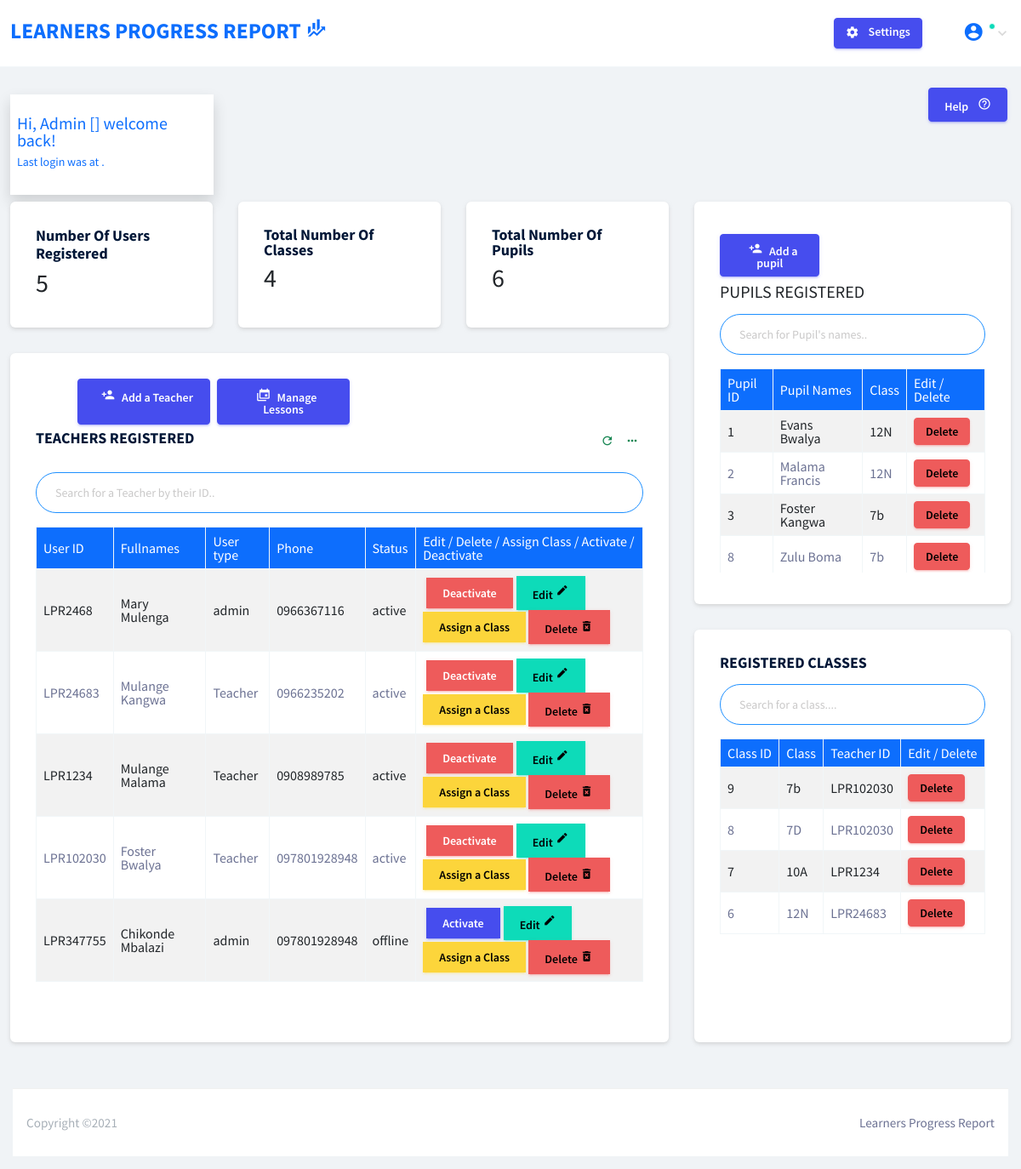
/template/index.php (signed in), run on the app's committed database.
### tables this page shows
CREATE TABLE IF NOT EXISTS `users` (
  `user_id` int(11) NOT NULL AUTO_INCREMENT,
  `user_log_id` varchar(255) NOT NULL,
  `fullnames` varchar(255) NOT NULL,
  `phone` varchar(255) NOT NULL,
  `password` varchar(255) NOT NULL,
  `user_type` varchar(255) NOT NULL,
  `status` varchar(20) NOT NULL,
  PRIMARY KEY (`user_id`)
);

CREATE TABLE IF NOT EXISTS `pupils` (
  `pupil_id` int(11) NOT NULL AUTO_INCREMENT,
  `pupil_name` varchar(255) NOT NULL,
  `class` varchar(10) NOT NULL,
  PRIMARY KEY (`pupil_id`)
);

CREATE TABLE IF NOT EXISTS `class` (
  `class_id` int(11) NOT NULL AUTO_INCREMENT,
  `teacher_id` varchar(11) NOT NULL,
  `class` varchar(11) NOT NULL,
  PRIMARY KEY (`class_id`)
);

### template/index.php (the view, shortened to what the rows shown need)
<?php
  require "./processing/db_config.php";
  if (!$_SESSION['userid']) {
    header("location: ../index.php?login=you_nned_to_login");
  }else{
?>
<!DOCTYPE html>
<html lang="en">
  <head>
    <link rel="stylesheet" href="vendors/mdi/css/materialdesignicons.min.css">
    <link rel="stylesheet" href="vendors/base/vendor.bundle.base.css">
    <link rel="stylesheet" href="css/style.css">
  </head>
  <body>
    <div class="container-scroller">
		<div class="container-fluid page-body-wrapper">
			<div class="main-panel">
				<div class="content-wrapper">
					<div class="row">
						<div class="col-sm-8 flex-column d-flex stretch-card">
							<div class="row">
								<div class="col-lg-4 d-flex grid-margin stretch-card">
									<div class="card">
										<div class="card-body ">
                      <?php
                      $total_no_Teachers = "SELECT * FROM users";
                      $num_teachers = mysqli_query($conn_db, $total_no_Teachers);
                      $total_num = mysqli_num_rows($num_teachers);
                      ?>
											<h2 class="text-dark mb-2 font-weight-bold"><?php echo $total_num; ?></h2>
										</div>
									</div>
								</div>
								<div class="col-lg-4 d-flex grid-margin stretch-card">
									<div class="card ">
										<div class="card-body">
											 <?php
                        require "./processing/db_config.php";
                      $total_no_classes = "SELECT * FROM class";
                      $num_classes = mysqli_query($conn_db, $total_no_classes);
                      $total_num1 = mysqli_num_rows($num_classes);
                      ?>
                      <h2 class="text-dark mb-2 font-weight-bold"><?php echo $total_num1; ?></h2>
										</div>
									</div>
								</div>
								<div class="col-lg-4 d-flex grid-margin stretch-card">
									<div class="card ">
										<div class="card-body">
                      <?php
                       require "./processing/db_config.php";
                      $total_no_pupils = "SELECT * FROM pupils";
                      $num_pupils = mysqli_query($conn_db, $total_no_pupils);
                      $total_num2 = mysqli_num_rows($num_pupils);
                       ?>
                        <h2 class="text-dark mb-2 font-weight-bold"><?php echo $total_num2; ?></h2>
										</div>
									</div>
								</div>
							</div>
							<div class="row">
								<div class="col-sm-12 grid-margin d-flex stretch-card">
									<div class="card">
										<div class="card-body">
											<div>
                        <div class="table-responsive" style="height: 36rem;">
                        <table class="table table-bordered table-striped table-hover rounded" id="teacherTable">
                          <thead class="bg-primary text-white">
                            <tr>
                              <th>User ID</th>
                               <th>Fullnames</th>
                              <th>User type</th>
                              <th>Phone</th>
                              <th>Status</th>
                              <th>Edit / Delete / Assign Class / Activate / Deactivate</th>
                            </tr>
                          </thead>
                          <tbody>
                            <?php
                             require "./processing/db_config.php";
                             $get_teachers = "SELECT * FROM users";
                               $query_get_teachers = mysqli_query($conn_db, $get_teachers);
                             if ($query_get_teachers) {
                               if (mysqli_num_rows($query_get_teachers) == null || mysqli_num_rows($query_get_teachers) == 0) {
                                 echo '<tr>
                                      <td>Empty</td>
                                      <td>Empty</td>
                                      <td>Empty</td>
                                      <td>Empty</td>
                                      <td>Empty</td>
                                      <td>
                                      Empty
                                      Empty
                                    </td>
                                    </tr>';
                               }else{
                                while ($row_get_teachers = mysqli_fetch_array($query_get_teachers)) {
                                 echo '<tr>
                                      <td>'.$row_get_teachers["user_log_id"].'</td>
                                       <td>'.$row_get_teachers["fullnames"].'</td>
                                      <td>'.$row_get_teachers["user_type"].'</td>
                                      <td>'.$row_get_teachers["phone"].'</td>
                                      <td>'.$row_get_teachers["status"].'</td>
                                      <td>';
                                      if ($row_get_teachers["status"] == "offline") {
                                       echo '<a href="./processing/activate.php?id='.$row_get_teachers["user_log_id"].'" class="btn btn-primary rounded-0 mx-1">Activate </a>';
                                      }else{
                                        echo '<a href="./processing/deactivate.php?id='.$row_get_teachers["user_log_id"].'" class="btn btn-danger text-white  rounded-0 mx-1">Deactivate</a>';
                                      }
                                  echo '<a href="./pages/forms/add_teacher.php?id='.$row_get_teachers["user_log_id"].'" class="btn btn-success rounded-0">Edit <i class="mdi mdi-border-color"></i></a>
                                       <button class="btn btn-warning rounded-0" value="'.$row_get_teachers["user_log_id"].'"  data-toggle="modal" data-target="#childDetails" onclick="getUserId(this.value)">Assign a Class</button>
                                      <a href="./processing/delete_teacher.php?id='.$row_get_teachers["user_log_id"].'" class="btn btn-danger rounded-0"> Delete <i class="mdi mdi-delete-forever"></i></a>
                                    </td>
                                    </tr>';
                               }
                               }
                             }else{
                              echo "Error :".mysqli_error($conn_db);
                             }
                            ?>
                          </tbody>
                        </table>
                        </div>
                      </div>
										</div>
									</div>
								</div>
							</div>
						</div>
						<div class="col-sm-4 flex-column d-flex stretch-card">
							<div class="row flex-grow">
								<div class="col-sm-12 grid-margin stretch-card">
									<div class="card">
										<div class="card-body">
                      <div class="table-responsive" style="height: 15rem;">
                        <table class="table table-bordered table-striped table-hover rounded" id="pupilTable">
                        <thead class="bg-primary text-white">
                         <tr>
                            <th>Pupil ID</th>
                          <th>Pupil Names</th>
                          <th>Class </th>
                          <th>Edit / Delete</th>
                         </tr>
                        </thead>
                        <tbody>
                          <?php
                          require "./processing/db_config.php";
                          $get_pupils = "SELECT * FROM pupils ";
                          $num_pupils = mysqli_query($conn_db, $get_pupils);
                          if ($num_pupils) {
                            if (mysqli_num_rows($num_pupils) == null || mysqli_num_rows($num_pupils) == 0) {
                              echo ' <tr>
                                       <td>Empty</td>
                                        <td>Empty</td>
                                        <td>Empty</td>
                                         <td>
                                        Empty
                                         </td>
                                         </tr>';
                            }else{
                              while ($row_get_pupils = mysqli_fetch_array($num_pupils)) {
                                echo ' <tr>
                                       <td>'.$row_get_pupils["pupil_id"].'</td>
                                        <td>'.$row_get_pupils["pupil_name"].'</td>
                                        <td>'.$row_get_pupils["class"].'</td>
                                         <td>
                                        <a href="./processing/delete_pupil.php?id='.$row_get_pupils["pupil_id"].'" class="btn btn-danger btn-sm">Delete</a>
                                         </td>
                                         </tr>';
                              }
                            }
                          }else{
                            echo "Error : ".mysqli_error($conn_db);
                          }
                          ?>
                        </tbody>
                      </table>
                      </div>
										</div>
									</div>
								</div>
								<div class="col-sm-12 grid-margin stretch-card">
									<div class="card">
										<div class="card-body">
                      <div class="table-responsive" style="height: 20rem;">
                        <table class="table table-bordered table-striped table-hover rounded" id="classTable">
                        <thead class="bg-primary text-white">
                          <th>Class ID</th>
                          <th>Class</th>
                          <th>Teacher ID</th>
                          <th>Edit / Delete</th>
                        </thead>
                        <?php
                          require "./processing/db_config.php";
                          $get_class = "SELECT * FROM class";
                          $num_class = mysqli_query($conn_db, $get_class);
                          if ($num_class) {
                            if (mysqli_num_rows($num_class) == null || mysqli_num_rows($num_class) == 0) {
                              echo ' <tr>
                                       <td>Empty</td>
                                        <td>Empty</td>
                                         <td>
                                        Empty
                                         </td>
                                         </tr>';
                            }else{
                              while ($row_get_class = mysqli_fetch_array($num_class)) {
                                echo ' <tr>
                                       <td>'.$row_get_class["class_id"].'</td>
                                       <td>'.$row_get_class["class"].'</td>
                                        <td>'.$row_get_class["teacher_id"].'</td>
                                         <td>
                                        <a href="./processing/delete.php?id='.$row_get_class["class_id"].'" class="btn btn-danger btn-sm">Delete</a>
                                         </td>
                                         </tr>';
                              }
                            }
                          }else{
                            echo "Error : ".mysqli_error($conn_db);
                          }
                          ?>
                      </table>
                      </div>
										</div>
									</div>
								</div>
							</div>
						</div>
					</div>
				</div>
			</div>
		</div>
    </div>
  </body>
</html>
<?php
  }
?>

### data on the page
users: user_log "LPR2468", fullnames "Mary Mulenga", user_type "admin", phone "0966367116", status "active"
users: user_log "LPR24683", fullnames "Mulange Kangwa", user_type "Teacher", phone "0966235202", status "active"
users: user_log "LPR1234", fullnames "Mulange Malama", user_type "Teacher", phone "0908989785", status "active"
users: user_log "LPR102030", fullnames "Foster Bwalya", user_type "Teacher", phone "097801928948", status "active"
users: user_log "LPR347755", fullnames "Chikonde Mbalazi", user_type "admin", phone "097801928948", status "offline"
pupils: pupil_id "1", pupil_name "Evans Bwalya", class "12N"
pupils: pupil_id "2", pupil_name "Malama Francis", class "12N"
pupils: pupil_id "3", pupil_name "Foster Kangwa", class "7b"
pupils: pupil_id "8", pupil_name "Zulu Boma", class "7b"
class: class_id "9", class "7b", teacher "LPR102030"
class: class_id "8", class "7D", teacher "LPR102030"
class: class_id "7", class "10A", teacher "LPR1234"
class: class_id "6", class "12N", teacher "LPR24683"

### other printed values
$total_num "5"
$total_num1 "4"
$total_num2 "6"
